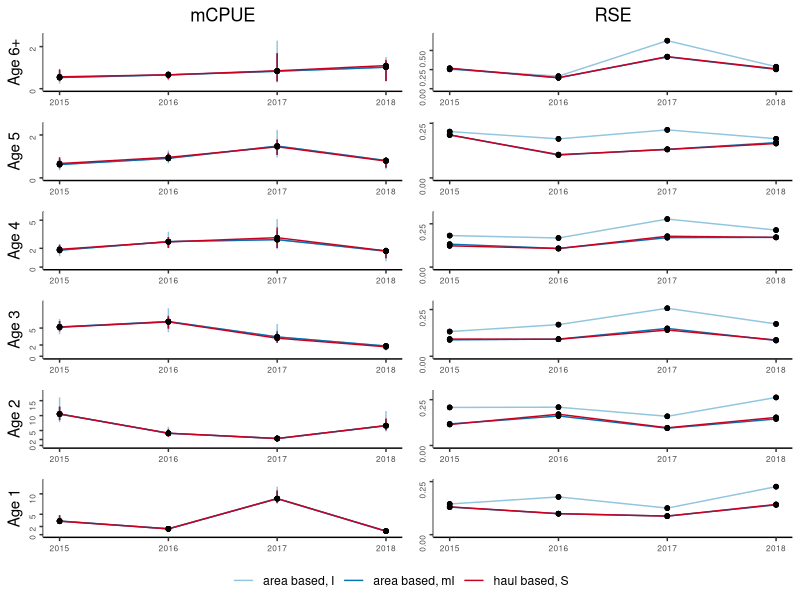
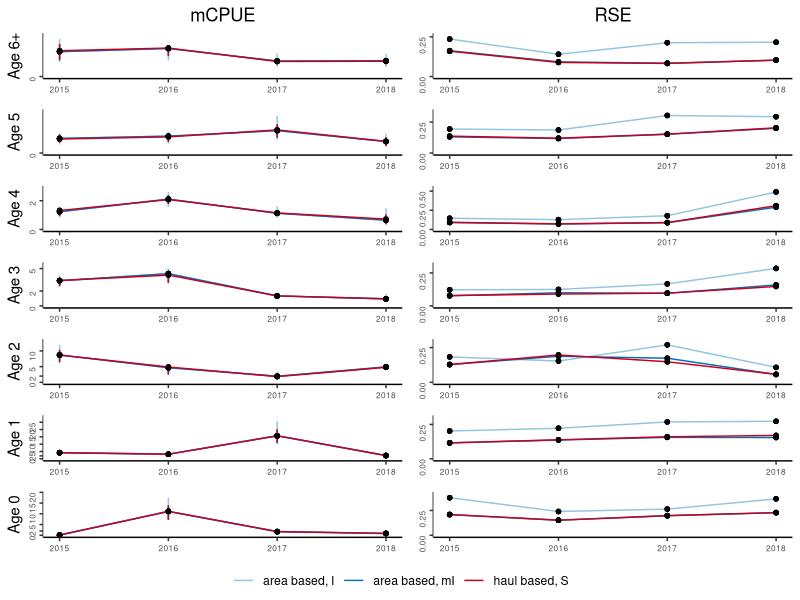
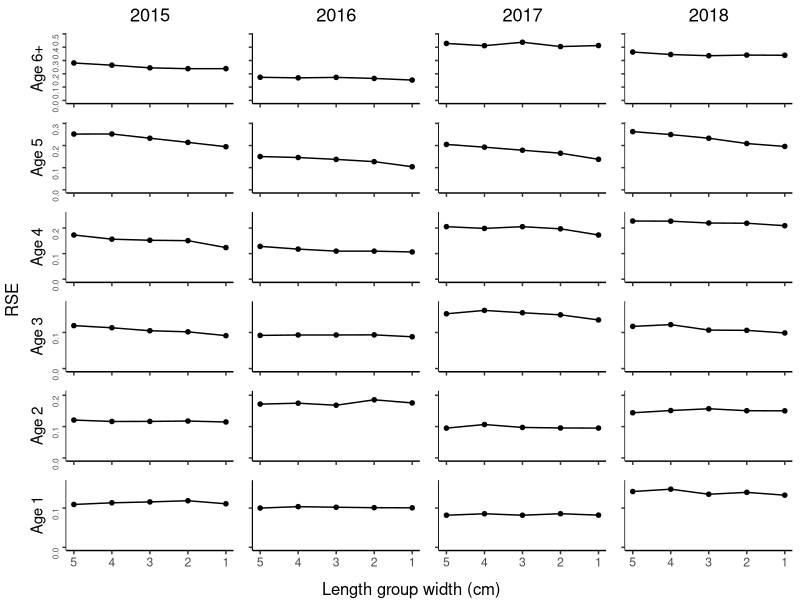
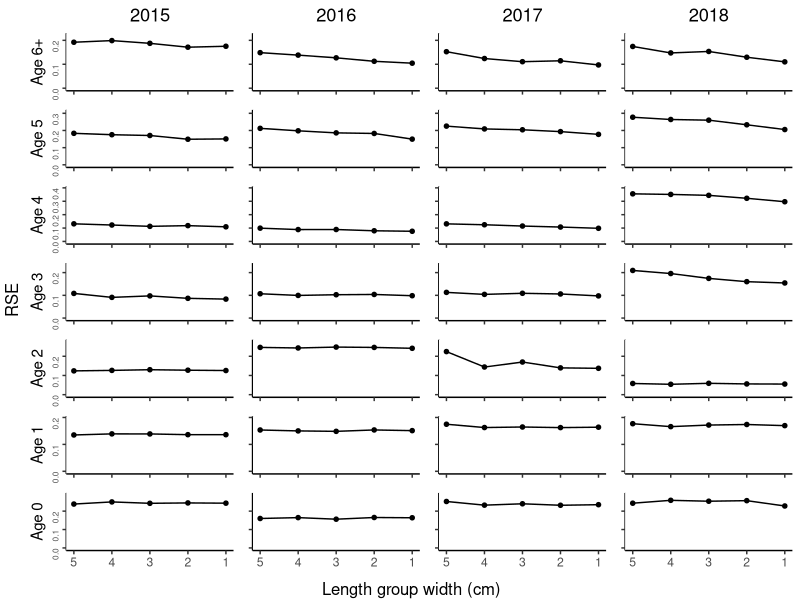

Reproduce these figures in R, in order. (Note: this script raises an error after producing the figures.)
#
# Example of tabulated plot inspired by Gerritsen et al. 2006
#

library(ggplot2)
library(grid)
library(gridExtra)
library(egg)

#' @noRd
makeColorMap <- function(columns, color){
  colors <- as.list(rep(color, length(columns)))
  names(colors) <- columns
  return(colors)
}

#' @noRd
panelPlotOverlay <- function(plotData, columnGroups, xVariable, yVariable, yVariableUpper, yVariableLower, xlimrow, ylimcol, showX=F, showY=F, ylabel="", basetheme=NULL, titletext="", pointcol=NULL, linecol=NULL, errorcol=NULL, tickmarks=NULL){
  
  panelplot <- ggplot(plotData, aes_string(x=xVariable, y=yVariable)) + xlim(xlimrow) + ylab(ylabel) + ylim(ylimcol)
  
  cols <- unique(plotData[,columnGroups])
  for (col in cols){
    colData <- plotData[plotData[,columnGroups] == col,]
    if (!is.null(yVariableUpper) & !is.null(yVariableLower)){
      panelplot <- panelplot + geom_linerange(data=colData, aes_string(ymin=yVariableLower, ymax=yVariableUpper), color=errorcol[[col]])
    }  
    #points and lines
    if (nrow(colData) == 0){
      panelplot <- panelplot + geom_blank()
    }
    else{
      panelplot <- panelplot + geom_line(data=colData, aes_string(color=columnGroups)) + geom_point(shape=20, size=2, color=pointcol[[col]]) + scale_color_manual(values = unlist(linecol))
    }
    
    if (!is.null(title) & col == cols[1]){
      panelplot <- panelplot + ggtitle(titletext)
    }
    
  }

  panelplot <- panelplot + basetheme()
  panelplot <- panelplot + theme(panel.grid.minor = element_blank(), panel.grid.major = element_blank())
  if (!is.null(tickmarks)){
    panelplot <- panelplot + scale_y_continuous(breaks=tickmarks, limits = ylimcol)
  }
  if (!showX){
    panelplot <- panelplot + theme(axis.title.x = element_blank(), axis.text.x=element_blank())
  }
  else{
    panelplot <- panelplot + theme(axis.title.x = element_blank())
  }
  
  if (!showY){
    panelplot <- panelplot + theme(axis.title.y = element_blank(), axis.text.y=element_blank())
  }
  
  return(panelplot)
}

#' @noRd
panelPlot  <- function(plotdata, xVariable, yVariable, yVariableUpper, yVariableLower, xlimrow, ylimcol, ylabel, basetheme, showX=F, showY=F, title=NULL, pointcol="white", linecol="black", errorcol="black", tickmarks=NULL, reverseX=F){
  
  panelplot <- ggplot(plotdata, aes_string(x=xVariable, y=yVariable)) + xlim(xlimrow) + ylab(ylabel) + ylim(ylimcol)

  #error bars
  if (!is.null(yVariableUpper) & !is.null(yVariableLower)){
    panelplot <- panelplot + geom_linerange(aes_string(ymin=yVariableLower, ymax=yVariableUpper), color=errorcol)
  }
  
  #points and lines
  if (nrow(plotdata) == 0){
    panelplot <- panelplot + geom_blank()
  }
  else{
    panelplot <- panelplot + geom_line(color=linecol) + geom_point(shape=20, size=2, color=pointcol)
  }
  
  if (reverseX){
    panelplot <- panelplot + scale_x_reverse()
  }
  
  panelplot <- panelplot + basetheme()
  panelplot <- panelplot + theme(panel.grid.minor = element_blank(), panel.grid.major = element_blank())
  if (!is.null(tickmarks)){
    panelplot <- panelplot + scale_y_continuous(breaks=tickmarks, limits = ylimcol)
  }
  if (!showX){
    panelplot <- panelplot + theme(axis.title.x = element_blank(), axis.text.x=element_blank())
  }
  else{
    panelplot <- panelplot + theme(axis.title.x = element_blank())
  }
  if (!showY){
    panelplot <- panelplot + theme(axis.title.y = element_blank(), axis.text.y=element_blank())
  }
  if (!is.null(title)){
    panelplot <- panelplot + ggtitle(title)
  }
  
  return(panelplot)
}

#' Table plot
#' @description 
#'  makes a tabulated plot of estimates grouped by two covariates, one for columns, one for rows. axes of all plots are the same variables.
#' @details 
#'  If 'yVariableUpper' and 'yVaraiateLower' is not provided, error bars will not be plotted
#' @param data data.table() with data, must contain columns identified by parameters 'columnGroups', 'rowGroups', 'xVariable' and 'yVariable'
#' @param columnGroups character() identifies column in data that identifies the grouping used for columns in the plot
#' @param rowGRoups character() identifies column in data that identifies the grouping used for rows in the plot
#' @param xVariable character() identifies column in data containting variable to be used for x-axis
#' @param yVariable character() identifies column in data containing variable to be used for y-axis
#' @param yVariableLower character(), optional, identifies column in data containing lower limits for error bars
#' @param yVariableUpper character(), optional,  identifies column in data containing upper limits for error bars
#' @param ylab character(), optional, label for y-axis, if not provided 'yVariable' will be used.
#' @param ymin numeric(), optional, lower bounds of y axis, if not NULL y axis will be adopted to data for each column
#' @param ymax numeric(), optional, upper bounds of y axis, if not provided y axis will be adopted to data for each column
#' @param xlim vector, optional, lower and upper bounds of x axis, if not provided y axis will be adapted to data for each row
#' @param pointcol character() or named list mapping the values in data[,columnGroups] to colors, color of points in plots
#' @param linecol character() or named list mapping the values in data[,columnGroups] to colors color of connecting lines in plots
#' @param errorcol character() or named list mapping the values in data[,columnGroups] to colors color of error bars
#' @param tickmarks numeric() specifies tickmarks for y-axis
#' @param basetheme ggplot2 - theme function to use for plotting. Default adjusts y-axis label alignments to account for variable width of tick-labels.
#' @param reverseX logical() whether to reverse X axes
stackedPanels <- function(data, columnGroups, rowGroups, xVariable, yVariable, yVariableLower=NULL, yVariableUpper=NULL, ylab=NULL, xlab=NULL, xlim=NULL, ymin=0, ymax=NULL, pointcol="black", linecol="#cb181d", errorcol="#cb181d", tickmarks=NULL, basetheme=function(x){ggplot2::theme_classic() + theme(plot.title = element_text(hjust = 0.5), axis.text.y = element_text(angle = 90, hjust = 1, size=6))}, reverseX=F){
  
  if(is.numeric(columnGroups) | is.numeric(rowGroups)){
    stop("ColumnGroups and rowGroups can not be numeric variables. Covert with as.character()")
  }
  
  if (!all(c(columnGroups, rowGroups, xVariable, yVariable) %in% names(data))){
    stop("Some arguments (columnGroups, rowGroups, xVariable, yVariable) not found in data.")
  }
  
  if (any(is.na(data[,c(columnGroups, rowGroups, xVariable)]))){
    stop("NAs in grouping variables or x variable")
  }

  if (is.null(yVariableUpper) + is.null(yVariableLower) == 1){
    stop("Provide either both yVariableUpper and yVariableLower, or neither of them")
  }
  
  if (is.null(ylab)){
    ylab <- yVariable
  }
  
  if (is.null(xlab)){
    xlab <- xVariable
  }
  
  rows <- sort(unique(unlist(data[,rowGroups])), decreasing = T)
  cols <- sort(unique(unlist(data[,columnGroups])))
  
  if (is.character(linecol)){
    linecol <- makeColorMap(cols, linecol)
  }
  if (is.character(pointcol)){
    pointcol <- makeColorMap(cols, pointcol)
  }
  if (is.character(errorcol)){
    errorcol <- makeColorMap(cols, errorcol)
  }
  
  panels <- list()
  for (row in rows){
    
    #determine ylims if necessary
    minvar <- yVariable
    if (!is.null(yVariableLower)){
      minvar <- yVariableLower  
    }
    miny <- ymin
    if (is.null(miny)){
      miny <- min(data[data[,rowGroups] == row,minvar])
      miny <- miny - abs(miny) * .1
    }
    
    maxvar <- yVariable
    if (!is.null(yVariableUpper)){
      maxvar <- yVariableUpper  
    }
    maxy <- ymax
    if (is.null(maxy)){
      maxy <- max(data[data[,rowGroups] == row,maxvar])
      maxy <- maxy + abs(maxy) * .1
    }
    ylimcol <- c(miny, maxy)
    
    for (col in cols){
      xlimrow <- xlim
      if (is.null(xlimrow)){
        xlimrow <- c(min(data[data[,columnGroups] == col,xVariable]), max(data[data[,columnGroups] == col,xVariable]))
      }
      
      title <- NULL
      if (row == rows[1]){
        title = col
      }
      
      plotdata <- data[data[,columnGroups] == col & data[,rowGroups] == row,]
      panel <- panelPlot(plotdata, xVariable, yVariable, yVariableUpper, yVariableLower, xlimrow, ylimcol, showX=(row == rows[length(rows)]), showY=(col == cols[1]), ylabel=row, basetheme=basetheme, title=title, pointcol=pointcol[[col]], linecol=linecol[[col]], errorcol=errorcol[[col]], tickmarks=tickmarks, reverseX)
      panels[[paste(row, col, sep="/")]] <- panel
      
    }
  }
  
  ggarrange(
    plots=panels,
    nrow=length(rows),
    left=ylab,
    bottom=xlab
    )
}

#' Makes Two column plot-table
#' Same x-axis, and row-categories, but two different y-axis for the different groups.
#' values for each of the column groups are plotted on top of each other in the column to the right for yvariable1
#' values for each of the column groups are plotted on top of each other in the column to the left for yvariable2
overlayedColumnPlot <- function(data, columnGroups, rowGroups, xVariable, yVariable1, yVariable2, yVariable1Lower=NULL, yVariable1Upper=NULL, yVariable2Lower=NULL, yVariable2Upper=NULL, ylab1=NULL, ylab2=NULL, xlab=NULL, xlim=NULL, ymin1=0, ymin2=0, ymax1=NULL, ymax2=NULL, pointcol="black", linecol="#cb181d", errorcol="#cb181d", tickmarksY1=NULL, tickmarksY2=NULL, basetheme=function(x){ggplot2::theme_classic() + theme(plot.title = element_text(hjust = 0.5), axis.text.y = element_text(angle = 90, hjust = 1, size=6), axis.text.x=element_text(size=6))}){
  if(is.numeric(columnGroups) | is.numeric(rowGroups)){
    stop("ColumnGroups and rowGroups can not be numeric variables. Covert with as.character()")
  }
  
  if (!all(c(columnGroups, rowGroups, xVariable, yVariable1, yVariable2) %in% names(data))){
    stop("Some arguments (columnGroups, rowGroups, xVariable, yVariable1, yvaraible2) not found in data.")
  }
  
  if (any(is.na(data[,c(columnGroups, rowGroups, xVariable)]))){
    stop("NAs in grouping variables or x variable")
  }
  
  if (is.null(yVariable1Upper) + is.null(yVariable1Lower) == 1){
    stop("Provide either both yVariableUpper and yVariableLower, or neither of them")
  }
  if (is.null(yVariable2Upper) + is.null(yVariable2Lower) == 1){
    stop("Provide either both yVariableUpper and yVariableLower, or neither of them")
  }
  
  if (is.null(ylab1)){
    ylab1 <- yVariable1
  }
  if (is.null(ylab2)){
    ylab2 <- yVariable2
  }
  
  if (is.null(xlab)){
    xlabel <- xVariable
  }
  else{
    xlabel <- xlab
  }
  
  rows <- sort(unique(unlist(data[,rowGroups])), decreasing = T)
  cols <- sort(unique(unlist(data[,columnGroups])))
  
  if (is.character(linecol)){
    linecol <- makeColorMap(cols, linecol)
  }
  if (is.character(pointcol)){
    pointcol <- makeColorMap(cols, pointcol)
  }
  if (is.character(errorcol)){
    errorcol <- makeColorMap(cols, errorcol)
  }
  
  panels <- list()
  for (row in rows){
    
    #determine ylims for yVariable1 if necessary
    minvar1 <- yVariable1
    if (!is.null(yVariable1Lower)){
      minvar1 <- yVariable1Lower  
    }
    miny1 <- ymin1
    if (is.null(miny1)){
      miny1 <- min(data[data[,rowGroups] == row,minvar1])
      miny1 <- miny1 - abs(miny1) * .1
    }
    
    maxvar1 <- yVariable1
    if (!is.null(yVariable1Upper)){
      maxvar1 <- yVariable1Upper  
    }
    maxy1 <- ymax1
    if (is.null(maxy1)){
      maxy1 <- max(data[data[,rowGroups] == row,maxvar1])
      maxy1 <- maxy1 + abs(maxy1) * .1
    }
    ylim1col <- c(miny1, maxy1)
    
    
    #determine ylims for yVariable2 if necessary
    minvar2 <- yVariable2
    if (!is.null(yVariable2Lower)){
      minvar2 <- yVariable2Lower  
    }
    miny2 <- ymin2
    if (is.null(miny2)){
      miny2 <- min(data[data[,rowGroups] == row,minvar2])
      miny2 <- miny2 - abs(miny2) * .1
    }
    
    maxvar2 <- yVariable2
    if (!is.null(yVariable2Upper)){
      maxvar2 <- yVariable2Upper  
    }
    maxy2 <- ymax2
    if (is.null(maxy2)){
      maxy2 <- max(data[data[,rowGroups] == row,maxvar2])
      maxy2 <- maxy2 + abs(maxy2) * .1
    }
    ylim2col <- c(miny2, maxy2)
    
    #get x-axis and title params
    xlimrow <- xlim
    if (is.null(xlimrow)){
      xlimrow <- c(min(data[,xVariable]), max(data[,xVariable]))
    }
    
    title1 <- NULL
    if (row == rows[1]){
      title1 = yVariable1
    }
    title2 <- NULL
    if (row == rows[1]){
      title2 = yVariable2
    }
    
    plotdata <- data[data[,rowGroups] == row,]
    #plot yvar1
    panel <- panelPlotOverlay(plotdata, columnGroups, xVariable, yVariable1, yVariable1Upper, yVariable1Lower, xlimrow, ylim1col, showX=T, showY=T, ylabel=row, basetheme=basetheme, title=title1, pointcol=pointcol, linecol=linecol, errorcol=errorcol, tickmarks=tickmarksY1)
    panel <- panel + theme(legend.position="none")
    panels[[paste(row, "yvar1", sep="/")]] <- panel
    
    #plot yvar2
    panel <- panelPlotOverlay(plotdata, columnGroups, xVariable, yVariable2, yVariable2Upper, yVariable2Lower, xlimrow, ylim2col, showX=T, showY=T, ylabel=NULL, basetheme=basetheme, title=title2, pointcol=pointcol, linecol=linecol, errorcol=errorcol, tickmarks=tickmarksY2)
    panel <- panel + theme(legend.position="none")
    panels[[paste(row, "yvar2", sep="/")]] <- panel
    
  }
  
  
  g <- ggplotGrob(panels[[1]] + theme(legend.position="bottom", legend.title = element_blank()))$grobs
  legend <- g[[which(sapply(g, function(x) x$name) == "guide-box")]]
  lheight <- sum(legend$height)
  grid.arrange(
    ggarrange(
      plots=panels,
      nrow=length(rows),
      left=ylab,
      bottom=xlab,draw=F
    ),
    legend,
    ncol = 1,
    heights = unit.c(unit(1, "npc") - lheight, lheight))
  
}

warning("Change file reference to package location")
warning("Check which CI to use")
warning("Check axis labels")


#
# compare the estimated mCPUE from the two ALKs for each age group (showing confidence intervals)
#

alkresult <- read.csv("data/ALKs_results.csv", sep=";", stringsAsFactors = F, dec = ",", na.strings = c("#N/A"))
alkresult$bs <- NULL
alkresult[alkresult$Bootstrap=="Stratified", "bs"] <- "S"
alkresult[alkresult$Bootstrap=="ICES-IBTS", "bs"] <- "I"
alkresult[alkresult$Bootstrap=="Modified-ICES", "bs"] <- "mI"
alkresult$ALKm <- paste(alkresult$ALK, alkresult$bs, sep=", ")
alkresult$age <- paste("Age", alkresult$age)
alkresult$RSE <- alkresult$sd / alkresult$mCPUE


estimator_colors <- list()
estimator_colors[["area based, I"]] <- "#92c5de"
estimator_colors[["area based, mI"]] <- "#0571b0"
estimator_colors[["haul based, S"]] <- "#ca0020"

####
# Plot 1
# Using Q1 and all years
#
#
alkq1 <- alkresult[alkresult$Quarter=="Q1",]
alkq1 <- alkq1[alkq1$age != "Age 0",]
pdf(file = "figures/mCpueRseQ1.pdf", width=3.35, onefile = F) #85mm in inches
overlayedColumnPlot(data = alkq1, columnGroups = "ALKm", rowGroups = "age", xVariable = "Year", yVariable1 = "mCPUE", yVariable2 = "RSE", yVariable1Lower = "Q025", yVariable1Upper = "Q975", tickmarksY1 = c(0,2,5,10,15,20,25), tickmarksY2=c(0,.25,.5,.75,1,1.25,1.5), pointcol = "black", linecol = estimator_colors, errorcol = estimator_colors)
dev.off()

####
# Plot 2 - for supplementary
# As plot 1, but for Q3, retaining age group 0
# Using Q3 and all years
alkq3 <- alkresult[alkresult$Quarter=="Q3",]
pdf(file = "figures/suppMatMcpueRseQ3.pdf", width=3.35, onefile = F) #85mm in inches
overlayedColumnPlot(data = alkq3, columnGroups = "ALKm", rowGroups = "age", xVariable = "Year", yVariable1 = "mCPUE", yVariable2 = "RSE", yVariable1Lower = "Q025", yVariable1Upper = "Q975", tickmarksY1 = c(0,2,5,10,15,20,25), tickmarksY2=c(0,.25,.5,.75,1,1.25,1.5), pointcol = "black", linecol = estimator_colors, errorcol = estimator_colors)
dev.off()


#
# Compare resampling for haul based ALK
#
resamplingPrXcm <- read.csv("data/OtolithsOnly_1_per_xcm_haulBased.csv", sep=";", stringsAsFactors = F, dec=",", na.strings = c("#N/A"))
resamplingPrXcm$age <- paste("Age", resamplingPrXcm$age)
resamplingPrXcm$Year <- as.character(resamplingPrXcm$Year)
resamplingPrXcmQ1 <- resamplingPrXcm[resamplingPrXcm$Quarter=="Q1",]
resamplingPrXcmQ1 <- resamplingPrXcmQ1[resamplingPrXcmQ1$age != "Age 0",]

resamplingPrXcmQ3 <- resamplingPrXcm[resamplingPrXcm$Quarter=="Q3",]

####
# Plot 3
# Using Q1 and all years
#
pdf(file = "figures/resamplingVariableLengthGroupQ1.pdf", width=3.35, onefile = F) #85mm in inches
stackedPanels(data = resamplingPrXcmQ1, columnGroups = "Year", rowGroups = "age", xVariable = "Otolith_1cm", yVariable = "cv", xlab="Length group width (cm)", ylab="RSE", ymin=0, reverseX = T, linecol = "black", tickmarks = c(0,.1,.2,.3,.4,.5))
dev.off()

####
# Plot 4
# as plot 3, but for q3, and retaining age 0
#
pdf(file = "figures/suppMatResamplingVariableLengthGroupQ3.pdf", width=3.35, onefile = F) #85mm in inches
stackedPanels(data = resamplingPrXcmQ3, columnGroups = "Year", rowGroups = "age", xVariable = "Otolith_1cm", yVariable = "cv", xlab="Length group width (cm)", ylab="RSE", ymin=0, reverseX = T, linecol = "black", tickmarks = c(0,.1,.2,.3,.4,.5))
dev.off()




####
# Plot 5
# Need to add current sampling (C) to the right of 5 (included now as 7)
# Remove line connecting points, and add horisontal line for C.
# Put horisontal under points.
# Make B/W
#
resamplingFixedLengthGroups <- read.csv("OtolithsOnly_Results/OtolithsOnly_y_per_5cm_haulBased.csv", sep=";", stringsAsFactors = F, dec=".", na.strings = c("#N/A", "NA"))
resamplingFixedLengthGroups$age <- paste("Age", resamplingFixedLengthGroups$age)
resamplingFixedLengthGroups$Year <- as.character(resamplingFixedLengthGroups$Year)
resamplingFixedLengthGroupsQ1 <- resamplingFixedLengthGroupsQ1[resamplingFixedLengthGroupsQ1$Quarter=="Q1",]
resamplingFixedLengthGroupsQ1 <- resamplingFixedLengthGroupsQ1[resamplingFixedLengthGroupsQ1$age != "Age 0",]
resamplingFixedLengthGroupsQ1[resamplingFixedLengthGroupsQ1$Otolith_per5cm == "C", "Otolith_per5cm"] <- 7
resamplingFixedLengthGroupsQ1$Otolith_per5cm <- as.integer(resamplingFixedLengthGroupsQ1$Otolith_per5cm)

stackedPanels(data = resamplingFixedLengthGroups, columnGroups = "Year", rowGroups = "age", xVariable = "Otolith_per5cm", yVariable = "cv", xlab="Otoliths per 5cm", ylab="RSE", ymin=0)

####
# Plot 6 - supplementary
# As plot 5, but for Q3, and including Age 0
#

####
# Plot 7
# overlay 1 and 5 for otholith per 5 cm
# put legeneds outside plot somewhere reasonable. legend: 1 fish per 5 cm, 5 fish per 5 cm
# make B/W
resamplingOtolithsAndHauls <- read.csv("OtolithsAndHauls_Results_2015_2018/OtolAndHaul_1_5_per_5cm_areaBased2015_2018.csv", sep=";", stringsAsFactors = F, na.strings=c("NA"))
resamplingOtolithsAndHauls$cv <- resamplingOtolithsAndHauls$sd / resamplingOtolithsAndHauls$bootstrapMean
resamplingOtolithsAndHauls$age <- paste("Age", resamplingOtolithsAndHauls$age)
resamplingOtolithsAndHauls$Year <- as.character(resamplingOtolithsAndHauls$Year)
resamplingOtolithsAndHaulsQ1 <- resamplingOtolithsAndHauls[resamplingOtolithsAndHauls$Quarter=="Q1",]
resamplingOtolithsAndHaulsQ1 <- resamplingOtolithsAndHaulsQ1[resamplingOtolithsAndHaulsQ1$age != "Age 0",]

resamplingOtolithsAndHaulsQ1o5 <- resamplingOtolithsAndHaulsQ1[resamplingOtolithsAndHaulsQ1$Otolith_per5cm == 5,]
stackedPanels(data = resamplingOtolithsAndHaulsQ1o5, columnGroups = "Year", rowGroups = "age", xVariable = "N", yVariable = "cv", xlab="Number of hauls", ylab="RSE", ymin=0)

####
# Plot 8 - supplementary
# Like plot 7, but for Q3 and including aGE GROUP 0

####
# Plot 9  - supplementary
# Like plot 7, but for 1997 - 1999

####
# Plot 10  - supplementary
# Like plot 9, but for Q3 and including age group 0
